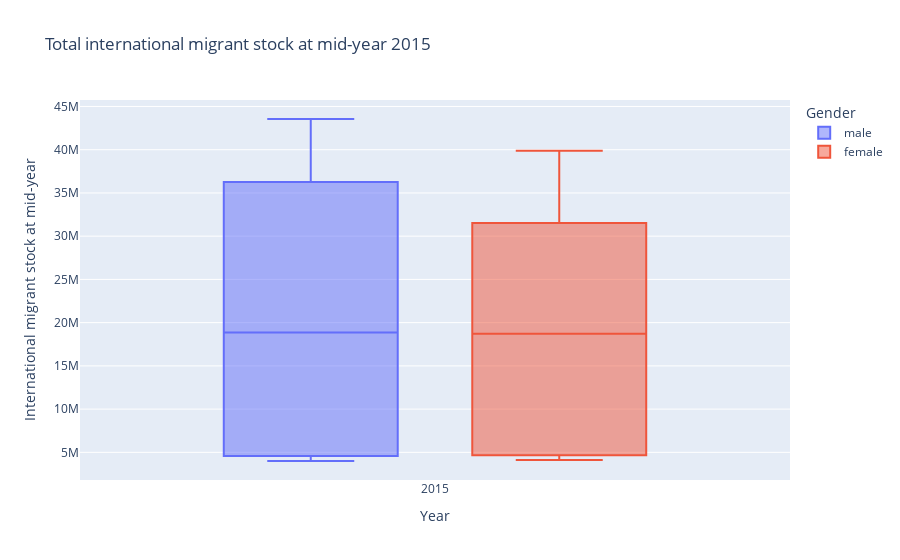

This figure's notebook cell:
### Code cell
## Overview -- Boxplot of total international migrant stock at mid-year 2015

plt1 = plotTable.loc[["Africa","Asia","Europe","Latin America and the Caribbean","Northern America","Oceania"]]
plt1 = plt1[plt1["Year"] == 2015]
plt1 = plt1[plt1["Gender"].isin(["male","female"])] 
fig = px.box(plt1, x="Year", y="International migrant stock at mid-year", color="Gender",title="Total international migrant stock at mid-year 2015")
#fig.update_traces(quartilemethod="exclusive")
fig.show()

### Figure 1 — Plotly figure (JSON) as saved in the notebook; plotly's stock layout.template omitted (floating-point values rounded to 4 significant figures)
{"data": [{"alignmentgroup": "True", "hovertemplate": "Gender=male<br>Year=%{x}<br>International migrant stock at mid-year=%{y}<extra></extra>", "legendgroup": "male", "marker": {"color": "#636efa"}, "name": "male", "notched": false, "offsetgroup": "male", "orientation": "v", "showlegend": true, "type": "box", "x": [2015, 2015, 2015, 2015, 2015, 2015], "x0": " ", "xaxis": "x", "y": [11123423, 43550416, 36272616, 4583051, 26586377, 3999552], "y0": " ", "yaxis": "y"}, {"alignmentgroup": "True", "hovertemplate": "Gender=female<br>Year=%{x}<br>International migrant stock at mid-year=%{y}<extra></extra>", "legendgroup": "female", "marker": {"color": "#EF553B"}, "name": "female", "notched": false, "offsetgroup": "female", "orientation": "v", "showlegend": true, "type": "box", "x": [2015, 2015, 2015, 2015, 2015, 2015], "x0": " ", "xaxis": "x", "y": [9526134, 31530709, 39873338, 4650938, 27902348, 4101334], "y0": " ", "yaxis": "y"}], "layout": {"boxmode": "group", "legend": {"title": {"text": "Gender"}, "tracegroupgap": 0}, "title": {"text": "Total international migrant stock at mid-year 2015"}, "xaxis": {"anchor": "y", "domain": [0, 1], "title": {"text": "Year"}}, "yaxis": {"anchor": "x", "domain": [0, 1], "title": {"text": "International migrant stock at mid-year"}}}}
